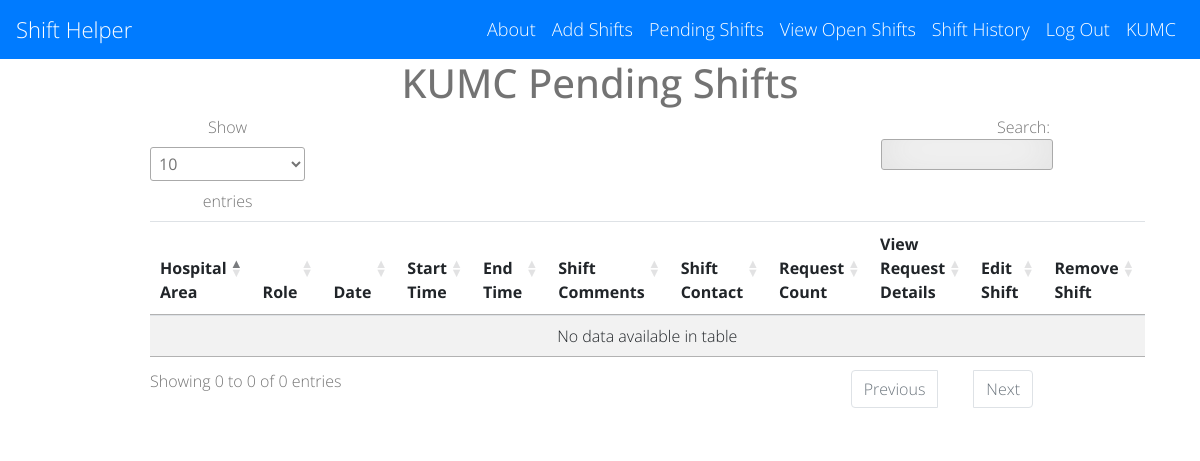
Before: /pending_shifts (signed in) with the older database file.
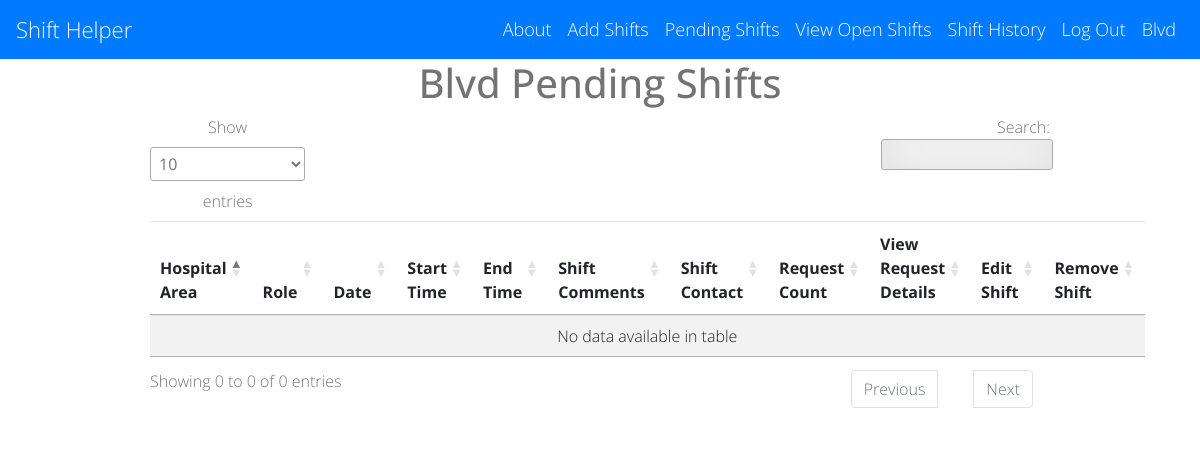
After: the same page with the newer database file.
### main.py (models this page shows)
class Hospital(UserMixin, db.Model):
    id = db.Column(db.Integer, primary_key=True)
    hospital_name = db.Column(db.String(1000))
    admin_name = db.Column(db.String(1000))
    admin_email = db.Column(db.String(100))
    admin_password = db.Column(db.String(1000))
    staff_password = db.Column(db.String(1000))
    created_date = db.Column(db.TIMESTAMP)

### main.py (the view)
@app.route('/pending_shifts', methods=['GET', 'POST'])
@login_required
def pending_shifts():
    cur_hospital = Hospital.query.get(current_user.id)
    cur_date = date.today()
    open_shifts = db.session.query(Shifts) \
        .join(Requests, Requests.shift_id == Shifts.shift_id, isouter=True) \
        .filter(Shifts.date >= cur_date, Shifts.hospital_id == current_user.id, Shifts.status != 'Approved'
                , Shifts.status != 'Removed') \
        .order_by(Shifts.area, Shifts.role, Shifts.date, Shifts.start_time, Shifts.end_time) \
        .with_entities(Shifts.area, Shifts.role, Shifts.date, Shifts.start_time, Shifts.end_time, Shifts.shift_id
                       , Shifts.contact_name, Shifts.contact_email
                       , Shifts.comments.label('shift_comments'), func.count(Requests.shift_id).label('request_count')) \
        .group_by(Shifts.area, Shifts.role, Shifts.date, Shifts.start_time, Shifts.end_time, Shifts.shift_id
                  , Shifts.comments, Shifts.contact_name, Shifts.contact_email)
    return render_template('pending_shifts.html', shifts=open_shifts, hospital=cur_hospital, logged_in=True)

### main.py (called while the page is built)
@login_manager.user_loader
def load_user(user_id):
    return Hospital.query.get(int(user_id))

### templates/pending_shifts.html (shortened to what this page needs)
{% extends 'base.html' %}
{% block content %}
<div class="table-responsive">
  <div class="row">
    <div class="col-sm-12">
      <h1 style="text-align: center"> {{ current_user.hospital_name }} Pending Shifts</h1>
	  <table id="data" class="table table-striped table-lg">
        <thead>
            <tr>
                <th>Hospital Area</th>
                <th>Role</th>
                <th>Date</th>
                <th>Start Time</th>
                <th>End Time</th>
                <th>Shift Comments</th>
                <th>Shift Contact</th>
                <th>Request Count</th>
                <th>View Request Details</th>
                <th>Edit Shift</th>
                <th>Remove Shift</th>
            </tr>
        </thead>
          <tbody>
          </tbody>
  	  </table>
    </div>
  </div>
</div>
{% endblock %}

### templates/base.html (shortened to what this page needs)
<!DOCTYPE html>
<html>
<head>
    <link rel="stylesheet" href="//use.fontawesome.com/releases/v5.0.7/css/all.css">
    <link rel="stylesheet" href="https://stackpath.bootstrapcdn.com/bootstrap/4.5.2/css/bootstrap.min.css">
    <link rel="stylesheet" type="text/css" href="https://cdn.datatables.net/1.11.4/css/jquery.dataTables.min.css">
    <link rel="stylesheet" href="{{ url_for('static', filename='css/styles.css')}}">
</head>
<body>
<nav class="navbar navbar-expand-lg navbar-dark bg-primary">
  <a class="navbar-brand" href="/">Shift Helper</a>
  <div class="collapse navbar-collapse">
      <ul class = "navbar-nav ml-auto">
          <li class="nav-item">
              <a class="nav-link" href="{{ url_for('about') }}">About</a>
          </li>
          {% if logged_in: %}
              {% if current_user.is_authenticated: %}
          <li class="nav-item">
              <a class="nav-link" href="{{ url_for('add_shifts') }}">Add Shifts</a>
          </li>
          <li class="nav-item">
              <a class="nav-link" href="{{ url_for('pending_shifts') }}">Pending Shifts</a>
          </li>
              {% endif %}
          <li class="nav-item">
              <a class="nav-link" href="{{ url_for('shifts', hospital_id=hospital.id) }}">View Open Shifts</a>
          </li>
        <li class="nav-item">
              <a class="nav-link" href="{{ url_for('shift_history', hospital_id=hospital.id) }}">Shift History</a>
          </li>
          <li class="nav-item">
              <a class="nav-link" href="{{ url_for('logout') }}">Log Out</a>
          </li>
          <li class="nav-item">
              <a class="nav-link" href="">{{ hospital.hospital_name }}</a>
          </li>
          {% endif %}
      </ul>
  </div>
</nav>
       {% block content %}
       {% endblock %}
</body>
</html>

Changed rows visible on the page:
changed Hospital: hospital_name "KUMC" → "Blvd"
